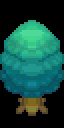

This game map was drawn from its Tiled (.tmx) file and the tilesets committed beside it. A one-line description and the full map source follow:
An orthogonal 2x4 tile map with 32x32 px tiles, 4 tile layers (0, 10, 20, 30).

<map orientation="orthogonal" width="2" height="4" tilewidth="32" tileheight="32"><properties /><tileset firstgid="1" name="default" tilewidth="0" tileheight="0"><properties /><tile id="1"><image source="tree.large.06.0.0.30.png" width="32" height="32" /><properties><property name="wall" value="true" type="bool" /><property name="object" value="tree" type="string" /><property name="season" value="winter" type="string" /><property name="biome" value="forest" type="string" /></properties></tile><tile id="2"><image source="tree.large.06.1.0.30.png" width="32" height="32" /><properties><property name="wall" value="true" type="bool" /><property name="biome" value="forest" type="string" /><property name="object" value="tree" type="string" /><property name="season" value="winter" type="string" /></properties></tile><tile id="3"><image source="tree.large.06.0.1.20.png" width="32" height="32" /><properties><property name="wall" value="true" type="bool" /><property name="object" value="tree" type="string" /><property name="season" value="winter" type="string" /><property name="biome" value="forest" type="string" /></properties></tile><tile id="4"><image source="tree.large.06.1.1.20.png" width="32" height="32" /><properties><property name="wall" value="true" type="bool" /><property name="object" value="tree" type="string" /><property name="season" value="winter" type="string" /><property name="biome" value="forest" type="string" /></properties></tile><tile id="5"><image source="tree.large.06.0.2.10.png" width="32" height="32" /><properties><property name="wall" value="true" type="bool" /><property name="object" value="tree" type="string" /><property name="season" value="winter" type="string" /><property name="biome" value="forest" type="string" /></properties></tile><tile id="6"><image source="tree.large.06.1.2.10.png" width="32" height="32" /><properties><property name="wall" value="true" type="bool" /><property name="object" value="tree" type="string" /><property name="season" value="winter" type="string" /><property name="biome" value="forest" type="string" /></properties></tile><tile id="7"><image source="tree.large.06.0.3.0.png" width="32" height="32" /><properties><property name="wall" value="true" type="bool" /><property name="object" value="tree" type="string" /><property name="season" value="winter" type="string" /><property name="biome" value="forest" type="string" /></properties></tile><tile id="8"><image source="tree.large.06.1.3.0.png" width="32" height="32" /><properties><property name="wall" value="true" type="bool" /><property name="object" value="tree" type="string" /><property name="season" value="winter" type="string" /><property name="biome" value="forest" type="string" /></properties></tile></tileset><layer id="1" width="2" height="4" name="0"><properties /><data encoding="csv" compression="">
0,0,
0,0,
0,0,
8,9
</data></layer><layer id="2" width="2" height="4" name="10"><properties /><data encoding="csv" compression="">
0,0,
0,0,
6,7,
0,0
</data></layer><layer id="3" width="2" height="4" name="20"><properties /><data encoding="csv" compression="">
0,0,
4,5,
0,0,
0,0
</data></layer><layer id="4" width="2" height="4" name="30"><properties /><data encoding="csv" compression="">
2,3,
0,0,
0,0,
0,0
</data></layer></map>
